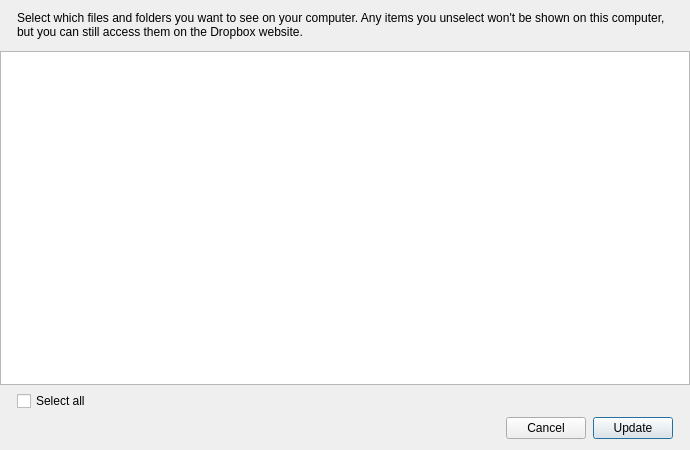
<?xml version="1.0" encoding="UTF-8"?>
<ui version="4.0">
 <class>Dialog</class>
 <widget class="QDialog" name="Dialog">
  <property name="geometry">
   <rect>
    <x>0</x>
    <y>0</y>
    <width>690</width>
    <height>450</height>
   </rect>
  </property>
  <property name="windowTitle">
   <string>Dialog</string>
  </property>
  <property name="modal">
   <bool>true</bool>
  </property>
  <layout class="QGridLayout" name="gridLayout">
   <property name="leftMargin">
    <number>0</number>
   </property>
   <property name="rightMargin">
    <number>0</number>
   </property>
   <property name="horizontalSpacing">
    <number>7</number>
   </property>
   <item row="0" column="0" rowspan="2">
    <spacer name="horizontalSpacer">
     <property name="orientation">
      <enum>Qt::Horizontal</enum>
     </property>
     <property name="sizeType">
      <enum>QSizePolicy::Fixed</enum>
     </property>
     <property name="sizeHint" stdset="0">
      <size>
       <width>10</width>
       <height>10</height>
      </size>
     </property>
    </spacer>
   </item>
   <item row="4" column="4">
    <spacer name="horizontalSpacer_4">
     <property name="orientation">
      <enum>Qt::Horizontal</enum>
     </property>
     <property name="sizeType">
      <enum>QSizePolicy::Fixed</enum>
     </property>
     <property name="sizeHint" stdset="0">
      <size>
       <width>10</width>
       <height>20</height>
      </size>
     </property>
    </spacer>
   </item>
   <item row="4" column="0">
    <spacer name="horizontalSpacer_3">
     <property name="orientation">
      <enum>Qt::Horizontal</enum>
     </property>
     <property name="sizeType">
      <enum>QSizePolicy::Fixed</enum>
     </property>
     <property name="sizeHint" stdset="0">
      <size>
       <width>10</width>
       <height>20</height>
      </size>
     </property>
    </spacer>
   </item>
   <item row="2" column="0" colspan="5">
    <widget class="QTreeView" name="treeViewFolders">
     <property name="editTriggers">
      <set>QAbstractItemView::NoEditTriggers</set>
     </property>
     <property name="alternatingRowColors">
      <bool>true</bool>
     </property>
     <property name="selectionBehavior">
      <enum>QAbstractItemView::SelectRows</enum>
     </property>
     <property name="textElideMode">
      <enum>Qt::ElideRight</enum>
     </property>
     <property name="verticalScrollMode">
      <enum>QAbstractItemView::ScrollPerPixel</enum>
     </property>
     <property name="horizontalScrollMode">
      <enum>QAbstractItemView::ScrollPerItem</enum>
     </property>
     <property name="uniformRowHeights">
      <bool>true</bool>
     </property>
     <property name="headerHidden">
      <bool>true</bool>
     </property>
    </widget>
   </item>
   <item row="0" column="4" rowspan="2">
    <spacer name="horizontalSpacer_2">
     <property name="orientation">
      <enum>Qt::Horizontal</enum>
     </property>
     <property name="sizeType">
      <enum>QSizePolicy::Fixed</enum>
     </property>
     <property name="sizeHint" stdset="0">
      <size>
       <width>10</width>
       <height>20</height>
      </size>
     </property>
    </spacer>
   </item>
   <item row="4" column="3">
    <widget class="QPushButton" name="updateButton">
     <property name="text">
      <string>Update</string>
     </property>
    </widget>
   </item>
   <item row="3" column="1">
    <widget class="QCheckBox" name="selectAllCheckBox">
     <property name="text">
      <string>Select all</string>
     </property>
    </widget>
   </item>
   <item row="4" column="2">
    <widget class="QPushButton" name="cancelButton">
     <property name="text">
      <string>Cancel</string>
     </property>
    </widget>
   </item>
   <item row="4" column="1">
    <spacer name="horizontalSpacer_5">
     <property name="orientation">
      <enum>Qt::Horizontal</enum>
     </property>
     <property name="sizeHint" stdset="0">
      <size>
       <width>40</width>
       <height>20</height>
      </size>
     </property>
    </spacer>
   </item>
   <item row="0" column="1" colspan="3">
    <widget class="QLabel" name="label">
     <property name="text">
      <string>Select which files and folders you want to see on your computer. Any items you unselect won't be shown on this computer, but you can still access them on the Dropbox website.</string>
     </property>
     <property name="wordWrap">
      <bool>true</bool>
     </property>
    </widget>
   </item>
  </layout>
 </widget>
 <tabstops>
  <tabstop>treeViewFolders</tabstop>
 </tabstops>
 <resources/>
 <connections/>
</ui>
